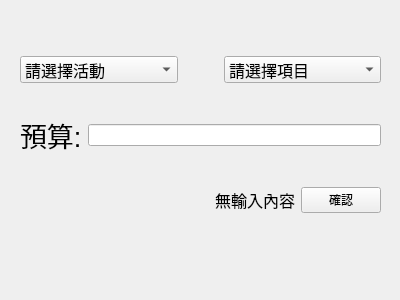
<?xml version="1.0" encoding="UTF-8"?>
<ui version="4.0">
 <class>Form</class>
 <widget class="QWidget" name="Form">
  <property name="geometry">
   <rect>
    <x>0</x>
    <y>0</y>
    <width>400</width>
    <height>300</height>
   </rect>
  </property>
  <property name="windowTitle">
   <string>Form</string>
  </property>
  <widget class="QWidget" name="layoutWidget">
   <property name="geometry">
    <rect>
     <x>20</x>
     <y>30</y>
     <width>361</width>
     <height>211</height>
    </rect>
   </property>
   <layout class="QGridLayout" name="gridLayout_2">
    <item row="0" column="0">
     <layout class="QHBoxLayout" name="horizontalLayout">
      <item>
       <widget class="QComboBox" name="comboBox_activity">
        <property name="font">
         <font>
          <family>Arial</family>
          <pointsize>12</pointsize>
         </font>
        </property>
        <property name="currentText">
         <string>請選擇活動</string>
        </property>
        <item>
         <property name="text">
          <string>請選擇活動</string>
         </property>
        </item>
        <item>
         <property name="text">
          <string>舞風費</string>
         </property>
        </item>
        <item>
         <property name="text">
          <string>期初舞展</string>
         </property>
        </item>
        <item>
         <property name="text">
          <string>小成</string>
         </property>
        </item>
        <item>
         <property name="text">
          <string>大成</string>
         </property>
        </item>
       </widget>
      </item>
      <item>
       <spacer name="horizontalSpacer">
        <property name="orientation">
         <enum>Qt::Horizontal</enum>
        </property>
        <property name="sizeType">
         <enum>QSizePolicy::Fixed</enum>
        </property>
        <property name="sizeHint" stdset="0">
         <size>
          <width>40</width>
          <height>20</height>
         </size>
        </property>
       </spacer>
      </item>
      <item>
       <widget class="QComboBox" name="comboBox_group">
        <property name="font">
         <font>
          <family>Arial</family>
          <pointsize>12</pointsize>
         </font>
        </property>
        <item>
         <property name="text">
          <string>請選擇項目</string>
         </property>
        </item>
       </widget>
      </item>
     </layout>
    </item>
    <item row="1" column="0">
     <layout class="QGridLayout" name="gridLayout">
      <item row="0" column="0">
       <widget class="QLabel" name="label_budget">
        <property name="font">
         <font>
          <family>Arial</family>
          <pointsize>20</pointsize>
         </font>
        </property>
        <property name="text">
         <string>預算:</string>
        </property>
       </widget>
      </item>
      <item row="0" column="1">
       <widget class="QLineEdit" name="lineEdit"/>
      </item>
     </layout>
    </item>
    <item row="2" column="0">
     <layout class="QHBoxLayout" name="horizontalLayout_2">
      <item>
       <spacer name="horizontalSpacer_2">
        <property name="orientation">
         <enum>Qt::Horizontal</enum>
        </property>
        <property name="sizeHint" stdset="0">
         <size>
          <width>25</width>
          <height>20</height>
         </size>
        </property>
       </spacer>
      </item>
      <item>
       <widget class="QLabel" name="label_budget_showcondition">
        <property name="font">
         <font>
          <family>Arial</family>
          <pointsize>12</pointsize>
         </font>
        </property>
        <property name="text">
         <string>無輸入內容</string>
        </property>
        <property name="alignment">
         <set>Qt::AlignCenter</set>
        </property>
       </widget>
      </item>
      <item>
       <widget class="QPushButton" name="pushButton_check">
        <property name="text">
         <string>確認</string>
        </property>
       </widget>
      </item>
     </layout>
    </item>
   </layout>
  </widget>
 </widget>
 <resources/>
 <connections/>
</ui>
